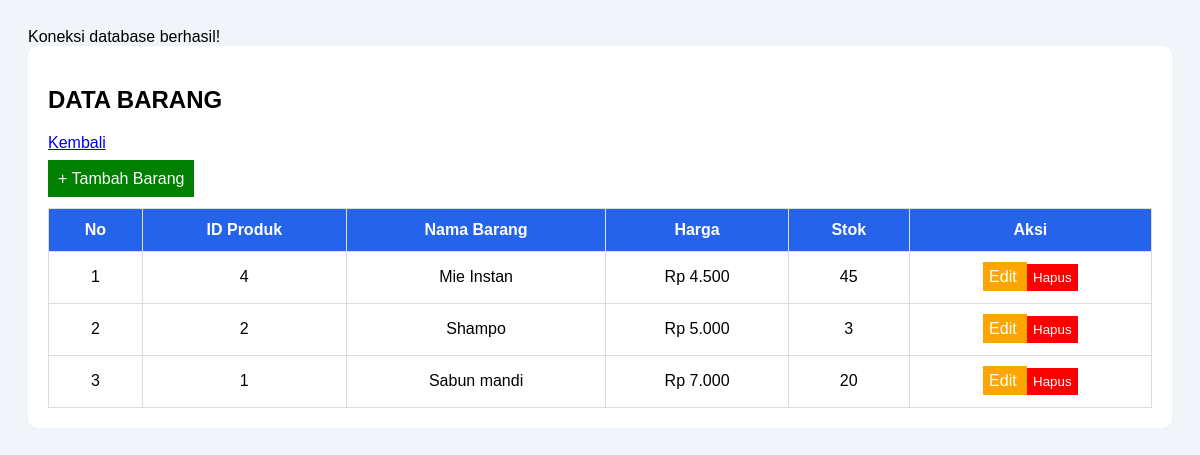
The app's page /produk.php (signed in) with its own data.
### tables this page shows
CREATE TABLE `produk` (
  `id_produk` int(11) NOT NULL,
  `nama_produk` varchar(50) NOT NULL,
  `harga` decimal(10,2) NOT NULL,
  `stok` int(11) NOT NULL
);

### produk.php (the view, shortened to what this page needs)
<?php
include "koneksi.php";
$query = mysqli_query($conn,
    "SELECT * FROM produk ORDER BY id_produk DESC"
);
?>
<!DOCTYPE html>
<html>
<head>
</head>
<body>
<div class="container">
    <h2>DATA BARANG</h2>
    <a href="dashboard_admin.php">Kembali</a>
    <br><br>
    <a href="tambah_produk.php" class="tambah">
        + Tambah Barang
    </a>
    <table>
        <tr>
            <th>No</th>
            <th>ID Produk</th>
            <th>Nama Barang</th>
            <th>Harga</th>
            <th>Stok</th>
            <th>Aksi</th>
        </tr>
        <?php
        $no = 1;
        while ($data = mysqli_fetch_assoc($query)) {
        ?>
        <tr>
            <td><?= $no++; ?></td>
            <td><?= $data['id_produk']; ?></td>
            <td><?= htmlspecialchars($data['nama_produk']); ?></td>
            <td>Rp <?= number_format($data['harga'], 0, ',', '.'); ?></td>
            <td><?= $data['stok']; ?></td>
            <td>
                <a class="edit"
                   href="edit_produk.php?id=<?= $data['id_produk']; ?>">
                   Edit
                </a>
                <form action="hapus_produk.php"
                      method="POST"
                      style="display:inline;"
                      onsubmit="return confirm('Yakin ingin menghapus barang ini?')">
                    <button type="submit" class="hapus">
                        Hapus
                    </button>
                </form>
            </td>
        </tr>
        <?php } ?>
    </table>
</div>
</body>
</html>

### produk.php (style rules this page uses)
body { font-family: Arial; background: #f1f5f9; padding: 20px; }
.container { background: white; padding: 20px; border-radius: 10px; }
table { width: 100%; border-collapse: collapse; margin-top: 20px; }
th, td { border: 1px solid #ddd; padding: 12px; text-align: center; }
th { background: #2563eb; color: white; }
.tambah { background: green; color: white; padding: 10px; text-decoration: none; }
.edit { background: orange; color: white; padding: 6px; text-decoration: none; }
.hapus { background: red; color: white; padding: 6px; border: none; cursor: pointer; }

### records on screen
produk: id_produk "4", nama_produk "Mie Instan", harga "4.500", stok "45"
produk: id_produk "2", nama_produk "Shampo", harga "5.000", stok "3"
produk: id_produk "1", nama_produk "Sabun mandi", harga "7.000", stok "20"
